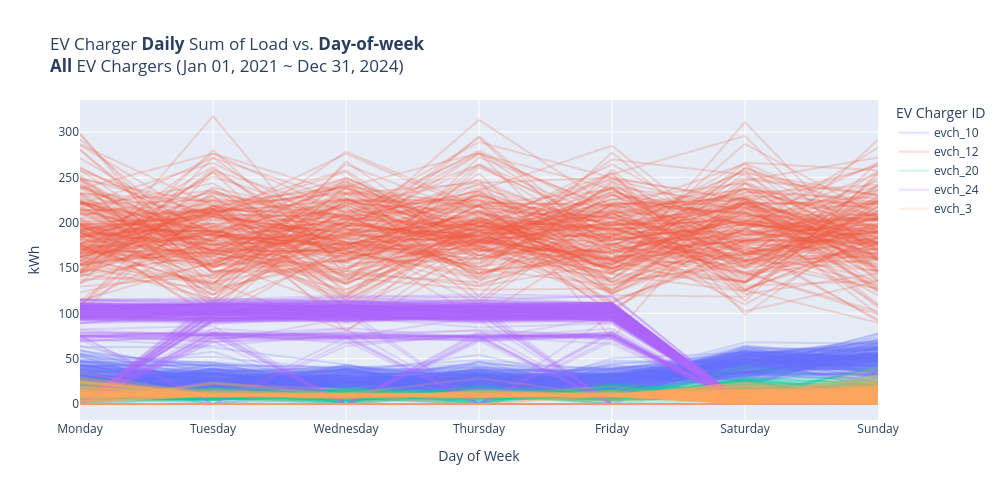
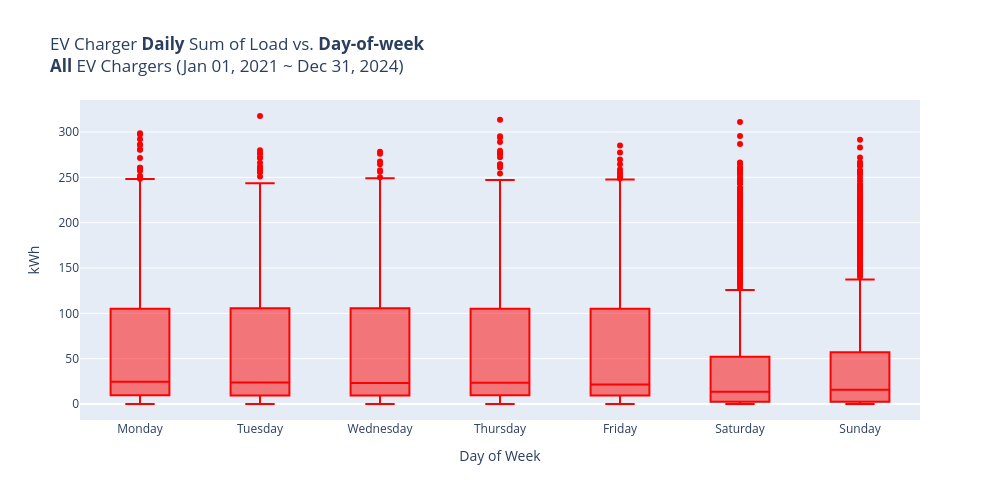

Notebook source saved alongside these figures, in order:
### Code cell
# Plotting day-of-week boxplots and line charts, first for all EV Chargers combined and then one EV Charger per plot.
plot_evch_daily_load_vs_dow(df_evch_enh, evch_id='all', chart_type='line')
plot_evch_daily_load_vs_dow(df_evch_enh, evch_id='all', chart_type='box')
# Below loop is currently commented out because Jupyter has issues rendering that many plots.
# for evch_id in df_evch['evch_id'].unique():
#     plot_evch_daily_load_vs_dow(df_evch_enh, evch_id=evch_id, chart_type='line')
#     plot_evch_daily_load_vs_dow(df_evch_enh, evch_id=evch_id, chart_type='box')

### Figure 1 — Plotly figure (JSON) as saved in the notebook; plotly's stock layout.template omitted (floating-point values rounded to 4 significant figures; data arrays with more than 128 entries replaced by an {"elided": "..."} marker saying what was removed)
{"data": [{"hovertemplate": "EV Charger ID=evch_10<br>Day of Week=%{x}<br>kWh=%{y}<extra></extra>", "legendgroup": "evch_10", "line": {"color": "#636efa", "dash": "solid"}, "marker": {"symbol": "circle"}, "mode": "lines", "name": "evch_10", "opacity": 0.2, "showlegend": true, "type": "scattergl", "x": {"elided": "1664 str values"}, "xaxis": "x", "y": {"elided": "1664 float values"}, "yaxis": "y"}, {"hovertemplate": "EV Charger ID=evch_12<br>Day of Week=%{x}<br>kWh=%{y}<extra></extra>", "legendgroup": "evch_12", "line": {"color": "#EF553B", "dash": "solid"}, "marker": {"symbol": "circle"}, "mode": "lines", "name": "evch_12", "opacity": 0.2, "showlegend": true, "type": "scattergl", "x": {"elided": "1664 str values"}, "xaxis": "x", "y": {"elided": "1664 float values"}, "yaxis": "y"}, {"hovertemplate": "EV Charger ID=evch_20<br>Day of Week=%{x}<br>kWh=%{y}<extra></extra>", "legendgroup": "evch_20", "line": {"color": "#00cc96", "dash": "solid"}, "marker": {"symbol": "circle"}, "mode": "lines", "name": "evch_20", "opacity": 0.2, "showlegend": true, "type": "scattergl", "x": {"elided": "1664 str values"}, "xaxis": "x", "y": {"elided": "1664 float values"}, "yaxis": "y"}, {"hovertemplate": "EV Charger ID=evch_24<br>Day of Week=%{x}<br>kWh=%{y}<extra></extra>", "legendgroup": "evch_24", "line": {"color": "#ab63fa", "dash": "solid"}, "marker": {"symbol": "circle"}, "mode": "lines", "name": "evch_24", "opacity": 0.2, "showlegend": true, "type": "scattergl", "x": {"elided": "1664 str values"}, "xaxis": "x", "y": {"elided": "1664 float values"}, "yaxis": "y"}, {"hovertemplate": "EV Charger ID=evch_3<br>Day of Week=%{x}<br>kWh=%{y}<extra></extra>", "legendgroup": "evch_3", "line": {"color": "#FFA15A", "dash": "solid"}, "marker": {"symbol": "circle"}, "mode": "lines", "name": "evch_3", "opacity": 0.2, "showlegend": true, "type": "scattergl", "x": {"elided": "1664 str values"}, "xaxis": "x", "y": {"elided": "1664 float values"}, "yaxis": "y"}], "layout": {"height": 500, "legend": {"title": {"text": "EV Charger ID"}, "tracegroupgap": 0}, "title": {"text": "EV Charger <b>Daily</b> Sum of Load vs. <b>Day-of-week</b><br><b>All</b> EV Chargers (Jan 01, 2021 ~ Dec 31, 2024)"}, "width": 1000, "xaxis": {"anchor": "y", "domain": [0, 1], "title": {"text": "Day of Week"}}, "yaxis": {"anchor": "x", "domain": [0, 1], "title": {"text": "kWh"}}}}

### Figure 2 — Plotly figure (JSON) as saved in the notebook; plotly's stock layout.template omitted (floating-point values rounded to 4 significant figures; data arrays with more than 128 entries replaced by an {"elided": "..."} marker saying what was removed)
{"data": [{"alignmentgroup": "True", "hovertemplate": "Day of Week=%{x}<br>kWh=%{y}<extra></extra>", "legendgroup": "", "marker": {"color": "red"}, "name": "", "notched": false, "offsetgroup": "", "orientation": "v", "showlegend": false, "type": "box", "x": {"elided": "7303 str values"}, "x0": " ", "xaxis": "x", "y": {"elided": "7303 float values"}, "y0": " ", "yaxis": "y"}], "layout": {"boxmode": "group", "height": 500, "legend": {"tracegroupgap": 0}, "title": {"text": "EV Charger <b>Daily</b> Sum of Load vs. <b>Day-of-week</b><br><b>All</b> EV Chargers (Jan 01, 2021 ~ Dec 31, 2024)"}, "width": 1000, "xaxis": {"anchor": "y", "domain": [0, 1], "title": {"text": "Day of Week"}}, "yaxis": {"anchor": "x", "domain": [0, 1], "title": {"text": "kWh"}}}}
